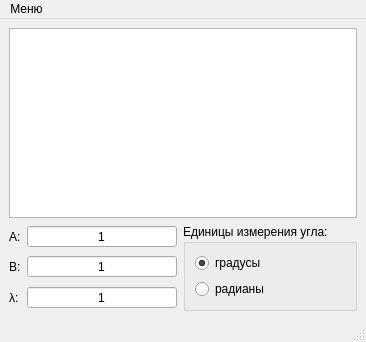
<?xml version="1.0" encoding="UTF-8"?>
<ui version="4.0">
 <class>MainWindow</class>
 <widget class="QMainWindow" name="MainWindow">
  <property name="geometry">
   <rect>
    <x>0</x>
    <y>0</y>
    <width>366</width>
    <height>342</height>
   </rect>
  </property>
  <property name="windowTitle">
   <string>Qt - задание №2</string>
  </property>
  <widget class="QWidget" name="centralwidget">
   <layout class="QGridLayout" name="gridLayout" rowstretch="0,0,0,0" columnstretch="0,1,0">
    <property name="sizeConstraint">
     <enum>QLayout::SetDefaultConstraint</enum>
    </property>
    <item row="1" column="0">
     <widget class="QLabel" name="label">
      <property name="layoutDirection">
       <enum>Qt::LeftToRight</enum>
      </property>
      <property name="autoFillBackground">
       <bool>false</bool>
      </property>
      <property name="text">
       <string>A:</string>
      </property>
      <property name="scaledContents">
       <bool>false</bool>
      </property>
      <property name="textInteractionFlags">
       <set>Qt::LinksAccessibleByMouse</set>
      </property>
     </widget>
    </item>
    <item row="1" column="2" rowspan="3">
     <widget class="QGroupBox" name="groupBox">
      <property name="title">
       <string>Единицы измерения угла:</string>
      </property>
      <layout class="QVBoxLayout" name="verticalLayout">
       <property name="sizeConstraint">
        <enum>QLayout::SetDefaultConstraint</enum>
       </property>
       <item>
        <widget class="QRadioButton" name="radioButton_degrees">
         <property name="text">
          <string>градусы</string>
         </property>
         <property name="checked">
          <bool>true</bool>
         </property>
        </widget>
       </item>
       <item>
        <widget class="QRadioButton" name="radioButton_radians">
         <property name="text">
          <string>радианы</string>
         </property>
        </widget>
       </item>
      </layout>
     </widget>
    </item>
    <item row="1" column="1">
     <widget class="QSpinBox" name="spinBox_A">
      <property name="alignment">
       <set>Qt::AlignCenter</set>
      </property>
      <property name="buttonSymbols">
       <enum>QAbstractSpinBox::NoButtons</enum>
      </property>
      <property name="minimum">
       <number>1</number>
      </property>
      <property name="maximum">
       <number>999999999</number>
      </property>
     </widget>
    </item>
    <item row="0" column="0" colspan="3">
     <widget class="QGraphicsView" name="graphicsView"/>
    </item>
    <item row="2" column="1">
     <widget class="QSpinBox" name="spinBox_B">
      <property name="alignment">
       <set>Qt::AlignCenter</set>
      </property>
      <property name="buttonSymbols">
       <enum>QAbstractSpinBox::NoButtons</enum>
      </property>
      <property name="minimum">
       <number>1</number>
      </property>
      <property name="maximum">
       <number>999999999</number>
      </property>
     </widget>
    </item>
    <item row="2" column="0">
     <widget class="QLabel" name="label_2">
      <property name="text">
       <string>B:</string>
      </property>
     </widget>
    </item>
    <item row="3" column="1">
     <widget class="QSpinBox" name="spinBox_Alpha">
      <property name="alignment">
       <set>Qt::AlignCenter</set>
      </property>
      <property name="buttonSymbols">
       <enum>QAbstractSpinBox::NoButtons</enum>
      </property>
      <property name="minimum">
       <number>1</number>
      </property>
      <property name="maximum">
       <number>999999999</number>
      </property>
     </widget>
    </item>
    <item row="3" column="0">
     <widget class="QLabel" name="label_3">
      <property name="text">
       <string>λ:</string>
      </property>
     </widget>
    </item>
   </layout>
  </widget>
  <widget class="QMenuBar" name="menubar">
   <property name="geometry">
    <rect>
     <x>0</x>
     <y>0</y>
     <width>366</width>
     <height>22</height>
    </rect>
   </property>
   <widget class="QMenu" name="menu">
    <property name="tearOffEnabled">
     <bool>false</bool>
    </property>
    <property name="title">
     <string>Меню</string>
    </property>
    <property name="separatorsCollapsible">
     <bool>false</bool>
    </property>
    <addaction name="actionQuit"/>
   </widget>
   <addaction name="menu"/>
  </widget>
  <widget class="QStatusBar" name="statusbar"/>
  <action name="actionQuit">
   <property name="text">
    <string>Выход</string>
   </property>
   <property name="shortcut">
    <string>Ctrl+Q</string>
   </property>
  </action>
 </widget>
 <resources/>
 <connections>
  <connection>
   <sender>actionQuit</sender>
   <signal>triggered()</signal>
   <receiver>MainWindow</receiver>
   <slot>close()</slot>
   <hints>
    <hint type="sourcelabel">
     <x>-1</x>
     <y>-1</y>
    </hint>
    <hint type="destinationlabel">
     <x>256</x>
     <y>231</y>
    </hint>
   </hints>
  </connection>
 </connections>
</ui>
